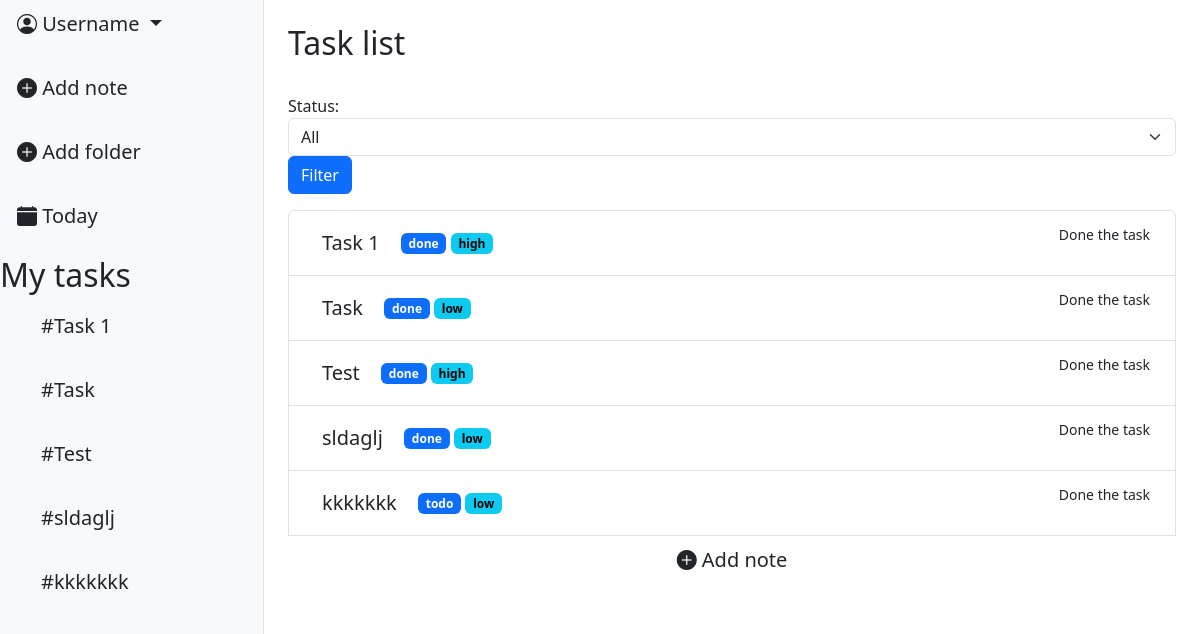
The page / on the database its author committed.
### task_app/models.py (models this page shows, shortened)
class Task(models.Model):
    STATUS_CHOICES = [
        ("todo", "To Do"),
        ("in_progress", "In progress"),
        ("done", "Done"),
                ]
    PRIORITY_CHOICES = [
        ("low", "Low"),
        ("medium", "Medium"),
        ("high", "High"),
                ]
    title = models.CharField(max_length=256)
    description = models.TextField()
    status = models.CharField(max_length=20, choices=STATUS_CHOICES, default="todo")
    priority = models.CharField(max_length=20, choices=PRIORITY_CHOICES, default="low")
    due_date = models.DateField(null=True, blank=True)
    creator = models.ForeignKey(User, on_delete=models.CASCADE, related_name="trasks")
    folder = models.ForeignKey(
                Folder,
                on_delete=models.CASCADE,
                related_name="tasks_rel",
                null=True,
                blank=True,)

### task_app/views.py (the view)
# urls.py: path('', views.TaskListView.as_view(), name="task_list"),
class TaskListView(ListView):
    model = models.Task
    context_object_name = "tasks"
    template_name = "tasks/task_list.html"
    def get_queryset(self):
        queryset = super().get_queryset()
        status = self.request.GET.get("status", "")
        if status:
            queryset = queryset.filter(status=status)
        return queryset
    def get_context_data(self, **kwargs):
        context = super().get_context_data(**kwargs)
        context["form"] = TaskFilterForm(self.request.GET)
        return context

### task_app/forms.py
class TaskFilterForm(forms.Form):
    STATUS_CHOICES = [
    ("", "All"),
    ("todo", "To Do"),
    ("in_progress", "In progress"),
    ("done", "Done"),
    ]
    status = forms.ChoiceField(choices=STATUS_CHOICES, required=False, label="Status")
    def __init__(self, *args, **kwargs):
        super(TaskFilterForm, self).__init__(*args, **kwargs)
        self.fields['status'].widget.attrs.update({"class": "form-select"})

### templates/tasks/task_list.html (shortened to what this page needs)
{% extends 'base.html' %}
{% block content %}
<div class="d-flex">
    <div class="bg-light border-end" style="width: 22%; min-height: 100vh;">
        <div class="dropdown-center mb-3">
            <button class="btn btn-lg dropdown-toggle" type="button" data-bs-toggle="dropdown" aria-expanded="false">
                <i class="bi bi-person-circle"></i> Username
            </button>
        </div>
        <div class="d-flex flex-column align-items-start gap-3">
            <a class="btn btn-lg" href="{% url 'tasks:task-create' %}">
                <i class="bi bi-plus-circle-fill"></i> Add note
            </a>
            <a class="btn btn-lg" href="#">
                <i class="bi bi-plus-circle-fill"></i> Add folder
            </a>
            <a class="btn btn-lg" href="#">
                <i class="bi bi-calendar-fill"></i> Today
            </a>
            <h2>My tasks</h2>
        </div>
        <div class="d-flex flex-column align-items-start gap-3 ps-4">
            {% for task in tasks %}
                <a class="btn btn-lg" href="{% url 'tasks:task_detail' task.pk %}">#{{ task.title }}</a>
            {% endfor%}
        </div>
    </div>
    <div class="flex-grow-1 p-4" >
        <h2>Task list</h2>
        <br>
        <form method="get" class="form-inline mb-3">
            {{ form.status.label_tag }}
            {{ form.status}}
            <button type="submit" class="btn btn-primary ml-2">Filter</button>
        </form>
        <ul class="list-group">
            {% for task in tasks %}
            <li class="list-group-item d-flex justify-content-between aling-items-center">
                <div>
                    <a class="btn btn-lg" href="{% url 'tasks:task_detail' task.pk %}">{{ task.title }}</a>
                    <span class="badge text-bg-primary">{{ task.status }}</span>
                    <span class="badge text-bg-info">{{ task.priority }}</span>
                </div>
                <form action="{% url 'tasks:task-complete' task.pk %}" method="post">
                    <button type="submit" class="btn btn-margin btn-sm">Done the task</button>
                </form>
            </li>
            {% empty %}
            <li class="list-group-item">Tasks not found</li>
            {% endfor %}
            <a class="btn btn-lg" href="{% url 'tasks:task-create' %}">
                    <i class="bi bi-plus-circle-fill"></i> Add note
                </a>
        </ul>
    </div>
</div>
{% endblock %}

### rows shown on the page
Task: title "Task 1", status "done", priority "high"
Task: title "Task", status "done", priority "low"
Task: title "Test", status "done", priority "high"
Task: title "sldaglj", status "done", priority "low"
Task: title "kkkkkkk", status "todo", priority "low"
